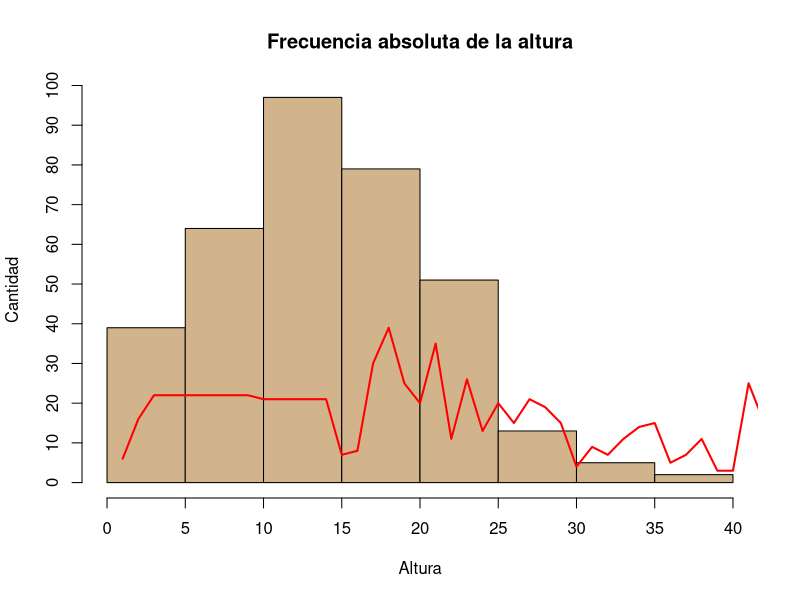

Recreate this plot in R. (Note: this script raises an error after producing the figure.)
#---------------------------------------PREGUNTAS-------------------------------------------------
# 2. como poner q se haga la suma acumulativa solamente de las primeras 3 columnas
# 3. cada cuanto tomar los intervalos (si tomo uno en especifico, los ultimos valores del 
# intervalo no los toma)

#-------------------------------------------------------------------------------------------------
library(readxl)
datos <- read_excel("Base4.xls", col_names = TRUE)
#acceder a las columnas por nombre
attach(datos) 
#length_interval = round(sqrt(altura))

#---------------------------------------ALTURA-------------------------------------------------

#--------------------------------------------
# tabla de frecuencia altura
breaks_altura = seq(0, 40, 5) # Intervalos para la tabla de freq

rango_altura = cut(altura, breaks = breaks_altura, right = TRUE)
freq_abs_altura = table(rango_altura)

freq_rel_altura = round(freq_abs_altura / 350, 4)
freq_abs_ac_altura = cumsum(freq_abs_altura)
freq_rel_ac_altura = cumsum(freq_rel_altura)
porc_altura = freq_rel_altura * 100
porc_ac_altura = freq_rel_ac_altura * 100
tabla_altura = cbind(freq_abs_altura, freq_rel_altura, porc_altura, freq_abs_ac_altura,
                     freq_rel_ac_altura, porc_ac_altura)
total_altura = apply(tabla_altura, 2, sum)
tabla_altura_total = rbind(tabla_altura, total_altura)
#--------------------------------------------

#mean(altura)
#median(altura)
# histograma de altura

hist(altura, breaks = 8, col = "tan", ylab = "Cantidad",
    xlab = "Altura", main = "Frecuencia absoluta de la altura", axes = FALSE)
axis(1, at=breaks_altura)
axis(2, at=c(seq(0,100,10)))

lines(altura, col = "red", lwd = 2)




#====

x <- 1:10
y <- c(1, 3, 2, 5, 4, 6, 8, 7, 9, 10)

# Crear gráfico de líneas
plot(altura, c(0,350), type = "l", col = "blue", xlab = "Eje X", ylab = "Eje Y", main = "Gráfico de líneas")


x=c(5,10,15,20,25,30,35,40)
y=c(0.05,0.1, 0.15,0.20, 0.25, 0.3)
plot(x,freq_rel_altura,type="l",xlab="Altura (metros)",ylab="Frecuencia relativa",main="Altura total (en metros) de árboles",xaxt="n",yaxt="n")
axis(side=1,c(5,10,15,20,25,30,35,40),labels=TRUE, ylim = c(0,0.3))
#axis(side=2, at=seq(0,0.25,0.5), labels=seq(0,0.25,0.5), labels=TRUE)
axis(side=2,y,labels=TRUE,las=2)
#====


freq_rel_altura = prop.table(altura)
freq_rel_acum_altura = cumsum(freq_rel_altura)
# histograma de frecuencia relativa altura
hist(freq_rel_altura, breaks = 8, col = "red", ylab = "Cantidad", xlab = "Altura",right = FALSE)


boxplot(freq_rel_altura, col = "orange", axes = FALSE)
axis(2, at = c(seq(0,1,0.001)))


#---------------------------------------ESPECIE-------------------------------------------------
#grafico para las especies
especie_order = ordered(especie, levels = c("Ceibo", "Eucalipto", "Álamo", "Palo borracho",
                                      "Acacia", "Jacarandá", "Casuarina", "Ficus", "Fresno"))
freq_abs = table(especie_order)
freq_rel = prop.table(table(especie_order))
porc = freq_rel * 100
tabla = cbind(freq_abs, freq_rel, porc)
#--------------------------------------------
freq_abs_especie = table(especie_order)
# tabla de frecuencia especie
freq_rel_especie = round(freq_abs_especie / sum(freq_abs_especie), 9) # un 9 xq sino no da exacta la tabla
freq_abs_ac_especie = cumsum(freq_abs_especie)
freq_rel_ac_especie = cumsum(freq_rel_especie)
porc_especie = freq_rel_especie * 100
porc_ac_especie = freq_rel_ac_especie * 100
tabla_especie = cbind(freq_abs_especie, freq_rel_especie, porc_especie)
total = apply(tabla_especie, 2, sum)
tabla_especie_total = rbind(tabla_especie, total)
tabla_especie_total2 = rbind(tabla_especie)

valores <- c(seq(0,80,10))
paleta <- colorRampPalette(colors = c("orange", "red"))
par(cex.axis = 0.7)
barplot(freq_abs_especie, ylab = "Cantidad de árboles", main = "Cantidad de árboles segun su especie", las = 2,
        axes = FALSE, col = paleta(9))
axis(side = 2, at=valores, labels = valores)


#--------------------------------------------
#---------------------------------------DIAMETRO-------------------------------------------------
# tabla de frecuencia diametro
breaks_diametro = seq(0, max(diametro), 20) # Intervalos para la tabla de freq
rango_diametro = cut(diametro, breaks = breaks_diametro, right = TRUE)
freq_abs_diametro = table(rango_diametro)
freq_rel_diametro = round(freq_abs_diametro / sum(freq_abs_diametro), 4)
freq_abs_ac_diametro = cumsum(freq_abs_diametro)
freq_rel_ac_diametro = cumsum(freq_rel_diametro)
porc_diametro = freq_rel_diametro * 100
porc_ac_diametro = freq_rel_ac_diametro * 100
tabla_diametro = cbind(freq_abs_diametro, freq_rel_diametro, porc_diametro, freq_abs_ac_diametro,
                     freq_rel_ac_diametro, porc_ac_diametro)
total_diametro = apply(tabla_diametro, 2, sum)
tabla_diametro_total = rbind(tabla_diametro, total_diametro)
#--------------------------------------------
tallo_y_hoja_diametro = barplot(freq_abs_diametro, col = "blue", ylab = "Cantidad", xlab = "Diametro")
hist(freq_rel_diametro, col = "blue")


#==============================grafico de poligono de diametro====================
title_hist_diametro = strsplit(c("Distribución de la frecuencia del ;diámetro de los árboles"), split = ";")
plot(freq_rel_diametro, type = "l", xaxt="n", main = title_hist_diametro, ylab = "Frecuencia relativa", xlab = "(En cm)",
     sub = fuente, cex.sub = 0.7)
axis(side = 1, at = 1:14, labels = breaks_diametro)
grid()



frec_abs_diam <- table(diametro)
frec_rel_diametro <- round(frec_abs_diam / sum(frec_abs_diam), 2)

plot(cumsum(frec_rel_diametro), type = "l", 
     xlab = "Diámetro", ylab = "Frecuencia relativa acumulada", xaxt = "n", 
     font.lab = 2, col = "red")

axis(side = 1, c(0,25, 50,75,100), labels = TRUE)


x <- freq_rel_diametro
n <- length(x)
freq_relativa <- table(x) / n

# Crear gráfico de dispersión con frecuencia relativa
plot(names(freq_relativa), freq_relativa, type = "b", col = "blue", ylim = c(0, max(freq_relativa) + 0.1),
     xlab = "Variable", ylab = "Frecuencia relativa", main = "Gráfico de dispersión con frecuencia relativa")
#==========================================================================================

hist(diametro, col="red", ylab="Frecuencia", xlab="Diámetro", axes = FALSE, main = "Histograma del diametro")
axis(side = 1, c(seq(0,260,40)))
axis(side = 2, at=c(seq(0,150,50)))
axis(1, c(20, 60, 100, 140,180,220, 260))

#---------------------------------------INCLINACION-------------------------------------------------
# tabla de frecuencia inclinacion
breaks_inclinacion = seq(0, max(inclinacio), 5) # Intervalos para la tabla de freq
rango_inclinacion = cut(inclinacio, breaks = breaks_inclinacion, right = TRUE)
freq_abs_inclinacion = table(rango_inclinacion)
freq_rel_inclinacion = round(freq_abs_inclinacion / sum(freq_abs_inclinacion), 4)
freq_abs_ac_inclinacion = cumsum(freq_abs_inclinacion)
freq_rel_ac_inclinacion = cumsum(freq_rel_inclinacion)
porc_inclinacion = freq_rel_inclinacion * 100
porc_ac_inclinacion = freq_rel_ac_inclinacion * 100
tabla_inclinacion = cbind(freq_abs_inclinacion, freq_rel_inclinacion, porc_inclinacion, freq_abs_ac_inclinacion,
                       freq_rel_ac_inclinacion, porc_ac_inclinacion)
total_inclinacion = apply(tabla_inclinacion, 2, sum)
tabla_inclinacion_total = rbind(tabla_inclinacion, total_inclinacion)




dotchart(freq_abs_inclinacion)
barplot(freq_abs_inclinacion)


hist(freq_abs_inclinacion)


## FALTA GRAFICO






#---------------------------------------ORIGEN-------------------------------------------------
#grafico para las origen
origen_order = ordered(origen, levels = c("Nativo/Aut¾ctono", "Ex¾tico"))
freq_abs_origen = table(origen_order)
freq_rel_origen = prop.table(table(origen_order))
porc = freq_rel_origen * 100
tabla_origen = cbind(freq_abs_origen, freq_rel_origen, porc)

freq_abs_origen = table(origen_order)
# tabla de frecuencia origen
freq_rel_origen = round(freq_abs_origen / sum(freq_abs_origen), 9) # un 9 xq sino no da exacta la tabla
freq_abs_ac_origen = cumsum(freq_abs_origen)
freq_rel_ac_origen = cumsum(freq_rel_origen)
porc_origen = freq_rel_origen * 100
porc_ac_origen = freq_rel_ac_origen * 100
tabla_origen = cbind(freq_abs_origen, freq_rel_origen, porc_origen)
total_origen = apply(tabla_origen, 2, sum)
tabla_origen_total = rbind(tabla_origen, total)

#grafico de torta para el origen
colores = c("red", "blue")

porcentajes <- round(freq_rel_origen *100, 1)
etiquetas_origen = c("Nativo Autoctono", "Exotico")
pie(freq_rel_origen, labels = paste(etiquetas_origen, porcentajes, "%"),main = "Distribución de los árboles según su origen", col = colores)

#pie(freq_abs_origen, col = colores)

#---------------------------------------BROTES-------------------------------------------------
# tabla de frecuencia brotes
breaks_brotes = seq.int(min(brotes), max(brotes), 1) # Intervalos para la tabla de freq
#breaks_brotes = c(1:max(brotes), 1)
rango_brotes = cut(brotes, breaks = breaks_brotes, right = TRUE)
freq_abs_brotes = table(rango_brotes)
freq_rel_brotes = round(freq_abs_brotes / sum(freq_abs_brotes), 4)
freq_abs_ac_brotes = cumsum(freq_abs_brotes)
freq_rel_ac_brotes = cumsum(freq_rel_brotes)
porc_brotes = freq_rel_brotes * 100
porc_ac_brotes = freq_rel_ac_brotes * 100
tabla_brotes = cbind(freq_abs_brotes, freq_rel_brotes, porc_brotes, freq_abs_ac_brotes,
                     freq_rel_ac_brotes, porc_ac_brotes)
total_brotes = apply(tabla_brotes, 2, sum)
tabla_brotes_total = rbind(tabla_brotes, total_brotes)

hist(freq_abs_brotes, ylab = "Cantidad de brotes", xlab = "Frecuencia de arboles", col = "green")


barplot(freq_abs_brotes, names = c(1, 2, 3, 4,5,6,7,8), ylim = c(0,120), col = "green", ylab="Frecuencia")
axis(2, at=c(seq(0,120,10)))
summary(brotes)
#---------------------------------------comparar Altura con Especie-------------------------------------------------

boxplot(altura~especie, col = "purple", xlab = "", ylab = "Altura", las = 2, 
        names = c("Ceibo", "Eucalipto", "Álamo", "P.B.",
                  "Acacia", "Jacarandá", "Casuarina", "Ficus", "Fresno"))

#---------------------------------------comparar cantidad de brotes con Especie-------------------------------------------------
boxplot(brotes~especie, col = "magenta", xlab = "", ylab = "Brotes", las = 2, 
        names = c("Ceibo", "Eucalipto", "Álamo", "P.B.",
                  "Acacia", "Jacarandá", "Casuarina", "Ficus", "Fresno"))
axis(2, at=seq(1,8,1), las = 2)
#---------------------------------------comparar altura con Origen-------------------------------------------------

boxplot(altura~origen, col = rainbow(2), xlab = "Origen", ylab = "Altura", names = c("Exótico", "Nativo Autóctono"), las = 1)
axis(2, at=seq(0,40,5), las = 1)

#"Ex¾tico", "Nativo/Aut¾ctono"



